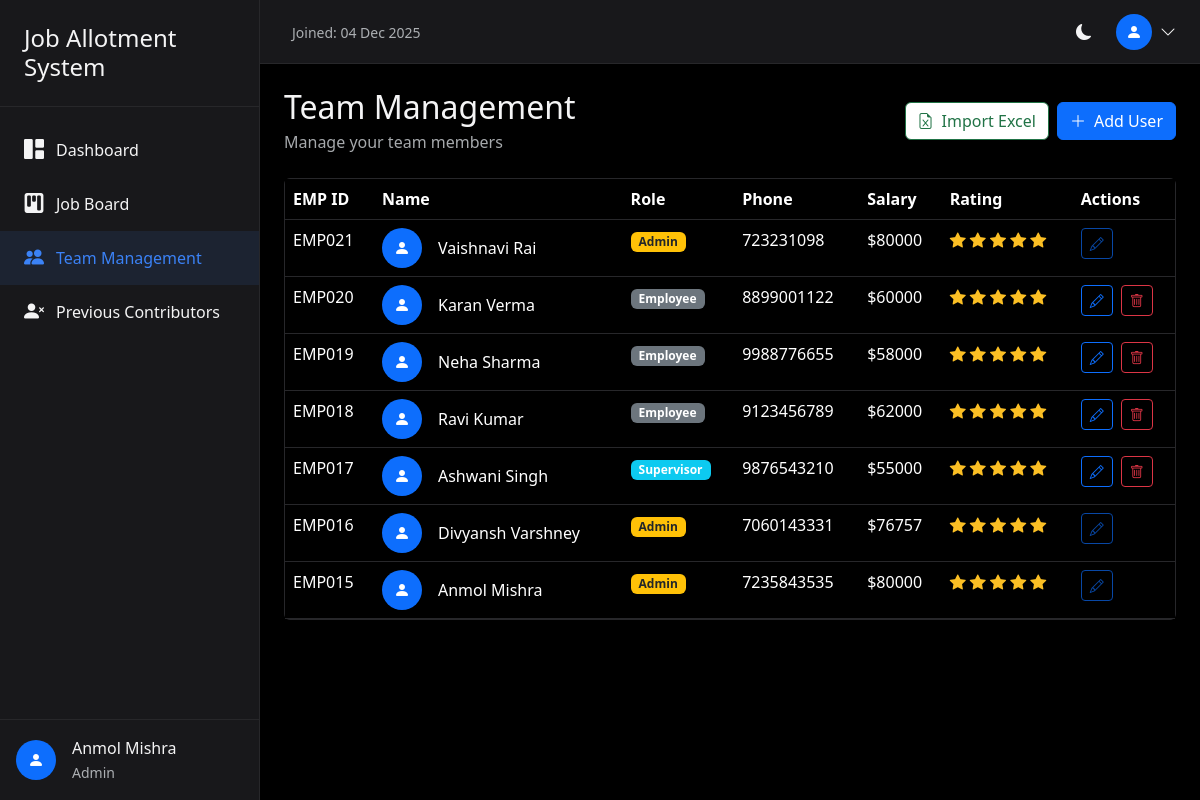
The app's page /team/ (signed in) with its own data.
### core/models.py (models this page shows, shortened)
class CustomUser(AbstractUser):
    role = models.CharField(
        max_length=20,
        choices=UserRole.choices,
        default=UserRole.EMPLOYEE
    )
    full_name = models.CharField(max_length=255, blank=True)
    phone = models.CharField(max_length=20, blank=True)
    salary = models.DecimalField(
        max_digits=10,
        decimal_places=2,
        default=45000.00
    )
    rating = models.IntegerField(
        default=5,
        validators=[MinValueValidator(1), MaxValueValidator(5)]
    )
    is_deleted = models.BooleanField(default=False)
    created_at = models.DateTimeField(auto_now_add=True)
    updated_at = models.DateTimeField(auto_now=True)
    class Meta:
        ordering = ['-created_at']

### core/views.py (the view)
# urls.py: path('team/', views.team_management, name='team_management'),
@login_required
def team_management(request):
    user = request.user
    if user.role == UserRole.EMPLOYEE:
        messages.error(request, 'You do not have access to team management.')
        return redirect('dashboard')
    if user.role == UserRole.SUPERVISOR:
        users = CustomUser.objects.filter(role=UserRole.EMPLOYEE, is_deleted=False)
    else:
        users = CustomUser.objects.filter(is_deleted=False)
    context = {
        'team_members': users,
        'can_edit_name': user.role == UserRole.ADMIN,
        'can_edit_salary': user.role == UserRole.SUPERVISOR,
    }
    return render(request, 'team_management.html', context)

### templates/team_management.html (shortened to what this page needs)
{% extends 'base.html' %}
{% block content %}
<div class="d-flex justify-content-between align-items-center mb-4">
    <div>
        <h2 class="mb-1">Team Management</h2>
        <p class="text-muted mb-0">Manage your team members</p>
    </div>
    {% if user.role == 'ADMIN' %}
    <div class="d-flex gap-2">
        <button class="btn btn-excel" data-bs-toggle="modal" data-bs-target="#importModal">
            <i class="bi bi-file-earmark-excel me-2"></i>Import Excel
        </button>
        <a href="{% url 'team_create' %}" class="btn btn-primary">
            <i class="bi bi-plus-lg me-2"></i>Add User
        </a>
    </div>
    {% endif %}
</div>
<div class="card">
    <div class="table-responsive">
        <table class="table table-hover mb-0">
            <thead>
                <tr>
                    <th>EMP ID</th>
                    <th>Name</th>
                    <th>Role</th>
                    <th>Phone</th>
                    <th>Salary</th>
                    <th>Rating</th>
                    <th>Actions</th>
                </tr>
            </thead>
            <tbody>
                {% for member in team_members %}
                <tr>
                    <td>{{ member.username }}</td>
                    <td>
                        <div class="d-flex align-items-center">
                            <div class="rounded-circle bg-primary d-flex align-items-center justify-content-center me-3" style="width: 40px; height: 40px;">
                                <i class="bi bi-person-fill text-white"></i>
                            </div>
                            <div>
                                <div class="fw-medium" >{{ member.full_name|default:member.username }}</div>
                            </div>
                        </div>
                    </td>
                    <td>
                        <span class="badge role-badge
                            {% if member.role == 'ADMIN' %}bg-warning text-dark
                            {% elif member.role == 'SUPERVISOR' %}bg-info
                            {% else %}bg-secondary
                            {% endif %}">
                            {{ member.get_role_display }}
                        </span>
                    </td>
                    <td>{{ member.phone|default:'-' }}</td>
                    <td>${{ member.salary|floatformat:0 }}</td>
                    <td>
                        <div class="star-rating">
                            {% for i in "12345" %}
                                {% if forloop.counter <= member.rating %}
                                <i class="bi bi-star-fill"></i>
                                {% else %}
                                <i class="bi bi-star"></i>
                                {% endif %}
                            {% endfor %}
                        </div>
                    </td>
                    <td>
                        <div class="d-flex gap-2">
                            {% if member.id != user.id and member.role != user.role %}
                            <a href="{% url 'team_edit' member.id %}" class="btn btn-sm btn-outline-primary">
                                <i class="bi bi-pencil"></i>
                            </a>
                            {% else %}
                            <button class="btn btn-sm btn-outline-primary" disabled title="You cannot edit yourself">
                                <i class="bi bi-pencil"></i>
                            </button>
                            {% endif %}
                            {% if user.role == 'ADMIN' and member.role != user.role %}
                            <a href="{% url 'team_delete' member.id %}" class="btn btn-sm btn-outline-danger "style="" onclick="return confirm('Are you sure you want to remove this team member?')">
                                <i class="bi bi-trash"></i>
                            </a>
                            {% endif %}
                        </div>
                    </td>
                </tr>
                {% empty %}
                <tr>
                    <td colspan="7" class="text-center py-4 text-muted">No team members found</td>
                </tr>
                {% endfor %}
            </tbody>
        </table>
    </div>
</div>
{% endblock %}

### templates/base.html (shortened to what this page needs)
<!DOCTYPE html>
<html lang="en" data-bs-theme="dark">
  <head>
    <link
      href="https://cdn.jsdelivr.net/npm/bootstrap@5.3.2/dist/css/bootstrap.min.css"
      rel="stylesheet"
    />
    <link
      href="https://cdn.jsdelivr.net/npm/bootstrap-icons@1.11.1/font/bootstrap-icons.css"
      rel="stylesheet"
    />
  </head>
  <body>
    {% if user.is_authenticated %}
    <aside class="sidebar" id="sidebar">
      <div class="sidebar-header">
        <h4 class="mb-0 d-flex align-items-center">Job Allotment System</h4>
      </div>
      <nav class="sidebar-nav">
        <a
          href="{% url 'dashboard' %}"
          class="nav-link {% if request.resolver_match.url_name == 'dashboard' %}active{% endif %}"
        >
          <i class="bi bi-grid-1x2-fill"></i>
          Dashboard
        </a>
        {% if user.role != 'EMPLOYEE' %}
        <a
          href="{% url 'job_board' %}"
          class="nav-link {% if request.resolver_match.url_name == 'job_board' %}active{% endif %}"
        >
          <i class="bi bi-kanban-fill"></i>
          Job Board
        </a>
        {% endif %}  {% if user.role != 'EMPLOYEE' %}
        <a
          href="{% url 'team_management' %}"
          class="nav-link {% if request.resolver_match.url_name == 'team_management' %}active{% endif %}"
        >
          <i class="bi bi-people-fill"></i>
          Team Management
        </a>
        {% endif %} {% if user.role == 'ADMIN' %}
        <a
          href="{% url 'previous_contributors' %}"
          class="nav-link {% if request.resolver_match.url_name == 'previous_contributors' %}active{% endif %}"
        >
          <i class="bi bi-person-x-fill"></i>
          Previous Contributors
        </a>
        {% endif %}
      </nav>
      <div
        class="position-absolute bottom-0 start-0 end-0 p-3 border-top"
        style="border-color: var(--bs-border-color) !important"
      >
        <div class="d-flex align-items-center">
          <div
            class="rounded-circle bg-primary d-flex align-items-center justify-content-center"
            style="width: 40px; height: 40px"
          >
            <i class="bi bi-person-fill text-white"></i>
          </div>
          <div class="ms-3">
            <div class="fw-medium">
              {{ user.full_name|default:user.username }}
            </div>
            <small class="text-muted">{{ user.get_role_display }}</small>
          </div>
        </div>
      </div>
    </aside>
    <div class="main-wrapper">
      <header class="top-header">
        <div class="ms-2">
          <span class="text-muted small"
            >Joined: {{ user.date_joined|date:"d M Y" }}</span
          >
        </div>
        <div class="d-flex align-items-center gap-3 ms-auto">
          <div class="theme-toggle" onclick="toggleTheme()">
            <i class="bi bi-moon-fill" id="theme-icon"></i>
          </div>
          <div class="dropdown">
            <div
              class="user-dropdown d-flex align-items-center"
              data-bs-toggle="dropdown"
            >
              <div
                class="rounded-circle bg-primary d-flex align-items-center justify-content-center"
                style="width: 36px; height: 36px"
              >
                <i class="bi bi-person-fill text-white"></i>
              </div>
              <i class="bi bi-chevron-down ms-2"></i>
            </div>
          </div>
        </div>
      </header>
      <main class="main-content">
         {% block content %}{% endblock %}
      </main>
    </div>
    {% else %}
    <main>{% block auth_content %}{% endblock %}</main>
    {% endif %}
  </body>
</html>

### templates/base.html (style rules this page uses)
:root { --sidebar-width: 260px; }
[data-bs-theme="dark"] { --bs-body-bg: #000; --bs-body-color: #f4f4f5; --bs-card-bg: #18181b; --bs-border-color: #27272a; }
body { min-height: 100vh; background-color: var(--bs-body-bg); }
.sidebar { width: var(--sidebar-width); position: fixed; top: 0; left: 0; height: 100vh; background-color: var(--bs-card-bg); border-right: 1px solid var(--bs-border-color); z-index: 10; transition: transform 0.3s ease; }
.sidebar-header { padding: 1.5rem; border-bottom: 1px solid var(--bs-border-color); }
.sidebar-nav { padding: 1rem 0; }
.nav-link { display: flex; align-items: center; padding: 0.75rem 1.5rem; color: var(--bs-body-color); text-decoration: none; transition: all 0.2s; }
.nav-link:hover, .nav-link.active { background-color: rgba(59, 130, 246, 0.1); color: #3b82f6; }
.nav-link i { margin-right: 0.75rem; font-size: 1.25rem; }
.main-wrapper { margin-left: var(--sidebar-width); min-height: 100vh; }
.top-header { height: 64px; background-color: var(--bs-card-bg); border-bottom: 1px solid var(--bs-border-color); display: flex; align-items: center; justify-content: space-between; padding: 0 1.5rem; position: sticky; top: 0; z-index: 999; }
.main-content { padding: 1.5rem; }
.card { background-color: var(--bs-card-bg); border: 1px solid var(--bs-border-color); }
.theme-toggle { cursor: pointer; padding: 0.5rem; border-radius: 0.375rem; transition: background-color 0.2s; }
.star-rating { color: #fbbf24; }
.user-dropdown { cursor: pointer; }
.role-badge { font-size: 0.75rem; padding: 0.25rem 0.5rem; }

### templates/team_management.html (style rules this page uses)
.btn[disabled], .btn[disabled]:hover, .btn[disabled]:focus { cursor: not-allowed !important; pointer-events: auto; }
.btn-excel { border-color: #217346; color: #217346; background-color: #fff; transition: background 0.2s, color 0.2s, border 0.2s; }

### records on screen
CustomUser: full_name "Anmol Mishra", role "Admin", date_joined "04 Dec 2025", username "EMP015", phone "7235843535", salary "80000", rating 5 (drawn)
CustomUser: username "EMP021", full_name "Vaishnavi Rai", role "Admin", phone "723231098", salary "80000", rating 5 (drawn)
CustomUser: username "EMP020", full_name "Karan Verma", role "Employee", phone "8899001122", salary "60000", rating 5 (drawn)
CustomUser: username "EMP019", full_name "Neha Sharma", role "Employee", phone "9988776655", salary "58000", rating 5 (drawn)
CustomUser: username "EMP018", full_name "Ravi Kumar", role "Employee", phone "9123456789", salary "62000", rating 5 (drawn)
CustomUser: username "EMP017", full_name "Ashwani Singh", role "Supervisor", phone "9876543210", salary "55000", rating 5 (drawn)
CustomUser: username "EMP016", full_name "Divyansh Varshney", role "Admin", phone "7060143331", salary "76757", rating 5 (drawn)
